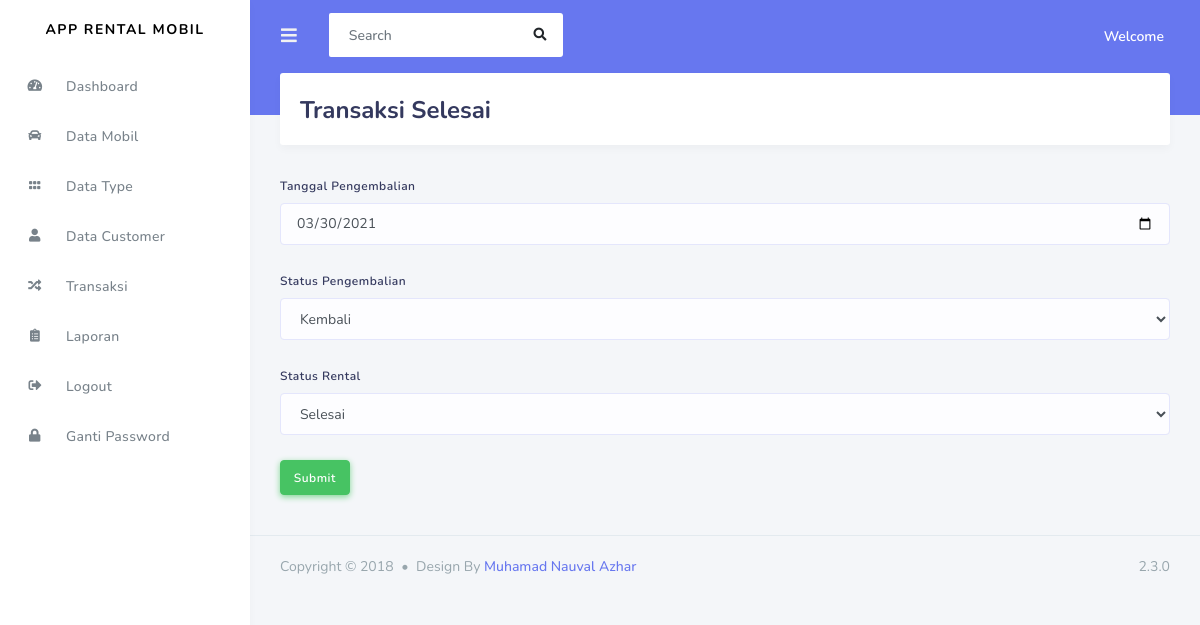
Page /admin/transaksi/transaksi_selesai/3 on the committed database.
### tables this page shows
CREATE TABLE `transaksi` (
  `id_rental` int(11) NOT NULL,
  `id_customer` int(11) NOT NULL,
  `id_mobil` int(11) NOT NULL,
  `tanggal_rental` date NOT NULL,
  `tanggal_kembali` date NOT NULL,
  `harga` varchar(120) NOT NULL,
  `denda` varchar(120) NOT NULL,
  `total_denda` varchar(120) NOT NULL,
  `tanggal_pengembalian` date NOT NULL,
  `status_pengembalian` varchar(50) NOT NULL,
  `status_rental` varchar(50) NOT NULL,
  `bukti_pembayaran` varchar(120) NOT NULL,
  `status_pembayaran` int(11) NOT NULL
);

### application/controllers/admin/Transaksi.php (called while the page is built, shortened)
<?php
	class Transaksi extends CI_Controller
	{
		public function transaksi_selesai($id)
		{
			$data['transaksi'] = $this->db->query("SELECT * FROM transaksi WHERE id_rental='$id'")->result();
			$this->load->view('templates_admin/header');
			$this->load->view('templates_admin/sidebar');
			$this->load->view('admin/transaksi_selesai',$data);
			$this->load->view('templates_admin/footer');
		}
	}
 ?>

### index.php (called while the page is built, shortened)
<?php
require_once BASEPATH.'core/CodeIgniter.php';

### application/views/admin/transaksi_selesai.php (the view, shortened to what this page needs)
<div class="main-content">
        <section class="section">
          <div class="section-header">
            <h1>Transaksi Selesai</h1>
          </div>
</section>
<?php foreach($transaksi as $tr) : ?>
<form method="POST" action="<?php echo base_url('admin/transaksi/transaksi_selesai_aksi') ?>">
	<div class="form-group">
		<label>Tanggal Pengembalian</label>
		<input type="date" name="tanggal_pengembalian" class="form-control" value="<?php echo $tr->tanggal_pengembalian ?>">
	</div>
	<div class="form-group">
		<label>Status Pengembalian</label>
		<select name="status_pengembalian" class="form-control">
			<option value="<?php echo $tr->status_pengembalian ?>"><?php echo $tr->status_pengembalian ?></option>
		</select>
	</div>
	<div class="form-group">
		<label>Status Rental</label>
		<select name="status_rental" class="form-control">
			<option value="<?php echo $tr->status_rental ?>"><?php echo $tr->status_rental ?></option>
		</select>
	</div>
	<button type="submit" class="btn btn-success">Submit</button>
</form>
<?php endforeach; ?>
</div>

### rows in the picture
transaksi: tanggal_pengembalian "03/30/2021", status_pengembalian "Kembali", status_rental "Selesai"
